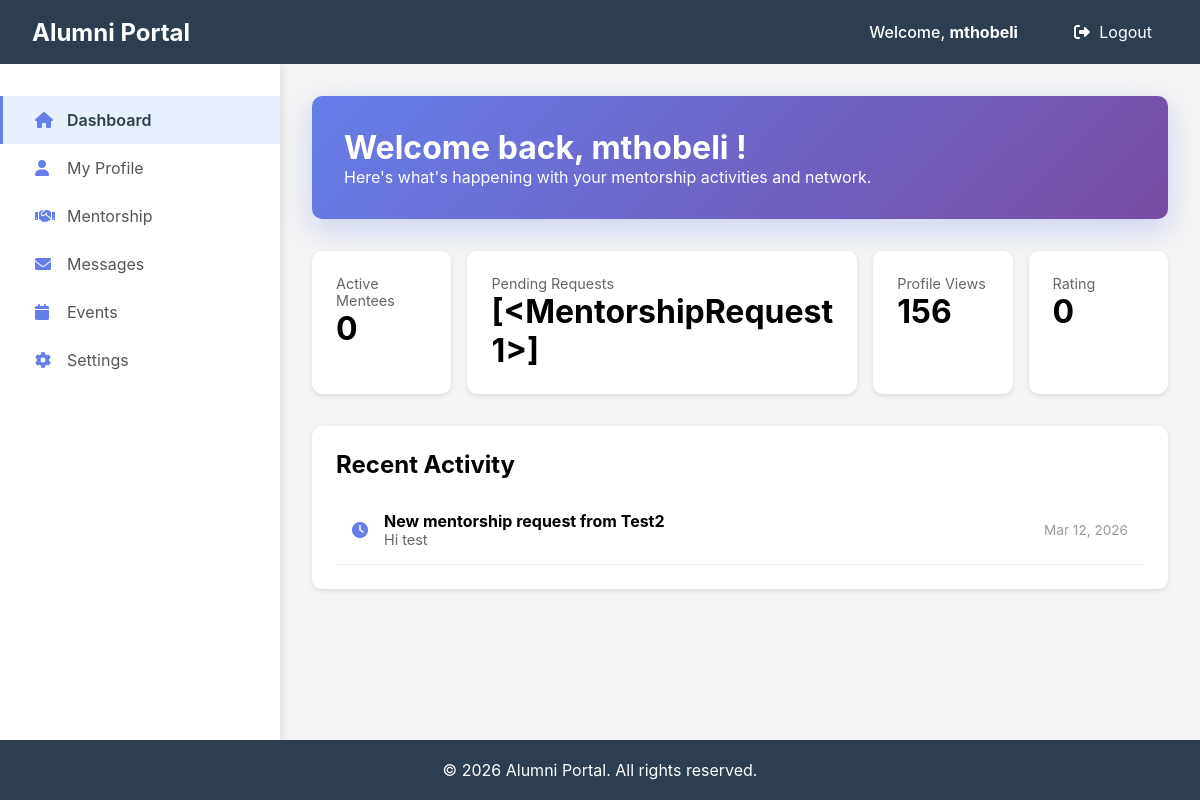
/alumni/dashboard (signed in), run on the app's committed database.
### app/models/user.py (models this page shows)
class User(db.Model):
    __tablename__ = 'users'
    id = db.Column(db.Integer, primary_key=True)
    full_name = db.Column(db.String(100))
    email = db.Column(db.String(120), unique=True, nullable=False)
    password_hash = db.Column(db.Text, nullable=False)
    role = db.Column(db.String(20), nullable=False)
    profile_picture = db.Column(db.Text, default='default_avatar.png')
    created_at = db.Column(db.DateTime, default=datetime.utcnow)

class MentorshipRequest(db.Model):
    __tablename__ = 'mentorship_requests'
    id = db.Column(db.Integer, primary_key=True)
    student_id = db.Column(db.Integer, db.ForeignKey('users.id', ondelete='CASCADE'))
    alumni_id = db.Column(db.Integer, db.ForeignKey('users.id', ondelete='CASCADE'))
    status = db.Column(db.String(20), default='Pending')
    message = db.Column(db.Text)
    request_date = db.Column(db.DateTime, default=datetime.utcnow)

### app/routes/views_routes.py (the view, shortened to what this page needs)
@views.route("/alumni/dashboard")
@views.route("/alumni/dashboard")
def alumni_dashboard():
    try:
        user = get_current_user()
        if not user or user.role != 'alumni':
            return redirect(url_for('views.login_page'))
        print(f"Loading dashboard for user: {user.full_name}")
        from ..models.user import Conversation, Message, MentorshipRequest, AlumniProfile, StudentProfile, User
        unread_count = Message.query.join(Conversation).filter(
            Conversation.alumni_id == user.id,
            Message.is_read == False,
            Message.sender_id != user.id
        ).count()
        pending_requests = MentorshipRequest.query.filter_by(
            alumni_id=user.id,
            status='pending'
        ).order_by(MentorshipRequest.request_date.desc()).all()
        active_mentees_count = MentorshipRequest.query.filter_by(
            alumni_id=user.id,
            status='accepted'
        ).count()
        for request in pending_requests:
            student = User.query.get(request.student_id)
            if student:
                request.student_name = student.full_name
                student_profile = StudentProfile.query.filter_by(user_id=student.id).first()
                request.student_course = student_profile.course if student_profile else None
                request.student_id = student.id  # Make sure ID is available
        print(f"Unread count: {unread_count}")
        print(f"Pending requests: {len(pending_requests)}")
        alumni_profile = AlumniProfile.query.filter_by(user_id=user.id).first()
        print(f"Alumni profile found: {alumni_profile is not None}")
        if alumni_profile and alumni_profile.rating_count and alumni_profile.rating_count > 0:
            from ..models.user import Rating
            ratings = Rating.query.filter_by(alumni_id=user.id).all()
            avg_rating = sum(r.score for r in ratings) / len(ratings) if ratings else 0
            alumni_profile.rating_avg = avg_rating
        recent_activities = []
        for req in pending_requests[:3]:  # Show only 3 most recent
            recent_activities.append({
                'icon': 'fa-clock',
                'title': f'New mentorship request from {req.student_name if hasattr(req, "student_name") else "a student"}',
                'description': req.message[:50] + '...' if req.message and len(req.message) > 50 else (req.message or 'No message provided'),
                'time': req.request_date.strftime('%b %d, %Y') if req.request_date else 'Recently',
                'type': 'request'
            })
        profile_views = 156  # Placeholder - implement actual view tracking
        weekly_views = 23    # Placeholder - implement actual weekly tracking
        new_mentees = 2      # Placeholder - calculate new mentees this month
        return render_template("alumni/dashboard.html",
                             user=user,
                             profile=alumni_profile,
                             unread_count=unread_count,
                             active_mentees_count=active_mentees_count,
                             new_mentees=new_mentees,
                             pending_requests=pending_requests,
                             pending_requests_count=len(pending_requests),
                             profile_views=profile_views,
                             weekly_views=weekly_views,
                             recent_activities=recent_activities)
    except Exception as e:
        print(f"ERROR in alumni_dashboard: {str(e)}")
        import traceback
        traceback.print_exc()
        return f"Error: {str(e)}", 500

### app/routes/views_routes.py (called while the page is built)
def get_current_user():
    if 'user_id' in session:
        return User.query.get(session['user_id'])
    return None

### app/templates/alumni/dashboard.html
{% extends "alumni/base_alumni.html" %}
{% block alumni_content %}
<div class="welcome-card">
    <h1>Welcome back, {{ user.full_name }}!</h1>
    <p>Here's what's happening with your mentorship activities and network.</p>
</div>
<div style="display: grid; grid-template-columns: repeat(4, 1fr); gap: 1rem; margin-bottom: 2rem;">
    <div style="background: white; padding: 1.5rem; border-radius: 10px; box-shadow: 0 2px 5px rgba(0,0,0,0.1);">
        <div style="color: #666; font-size: 0.9rem;">Active Mentees</div>
        <div style="font-size: 2rem; font-weight: bold;">{{ active_mentees_count|default(0) }}</div>
    </div>
    <div style="background: white; padding: 1.5rem; border-radius: 10px; box-shadow: 0 2px 5px rgba(0,0,0,0.1);">
        <div style="color: #666; font-size: 0.9rem;">Pending Requests</div>
        <div style="font-size: 2rem; font-weight: bold;">{{ pending_requests|default(0) }}</div>
    </div>
    <div style="background: white; padding: 1.5rem; border-radius: 10px; box-shadow: 0 2px 5px rgba(0,0,0,0.1);">
        <div style="color: #666; font-size: 0.9rem;">Profile Views</div>
        <div style="font-size: 2rem; font-weight: bold;">{{ profile_views|default(0) }}</div>
    </div>
    <div style="background: white; padding: 1.5rem; border-radius: 10px; box-shadow: 0 2px 5px rgba(0,0,0,0.1);">
        <div style="color: #666; font-size: 0.9rem;">Rating</div>
        <div style="font-size: 2rem; font-weight: bold;">{{ profile.rating_avg|default(0) }} </div>
    </div>
</div>
<div style="background: white; border-radius: 10px; padding: 1.5rem; box-shadow: 0 2px 5px rgba(0,0,0,0.1);">
    <h2 style="margin-bottom: 1rem;">Recent Activity</h2>
    {% for activity in recent_activities %}
    <div style="padding: 1rem; border-bottom: 1px solid #eee; display: flex; align-items: center; gap: 1rem;">
        <i class="fas {{ activity.icon }}" style="color: #667eea;"></i>
        <div style="flex: 1;">
            <div style="font-weight: bold;">{{ activity.title }}</div>
            <div style="color: #666; font-size: 0.9rem;">{{ activity.description }}</div>
        </div>
        <div style="color: #999; font-size: 0.85rem;">{{ activity.time }}</div>
    </div>
    {% endfor %}
</div>
{% endblock %}

### app/templates/base.html (shortened to what this page needs)
<!DOCTYPE html>
<html lang="en">
<head>
    <link rel="stylesheet" href="https://cdnjs.cloudflare.com/ajax/libs/font-awesome/6.0.0/css/all.min.css">
</head>
<body>
    <nav class="navbar">
        <div class="logo">
            <a href="/" style="color: white; text-decoration: none; font-size: 1.5rem; font-weight: bold;">
                Alumni Portal
            </a>
        </div>
        <div class="user-menu" >
            {% if session.user_id %}
                <span>Welcome, <strong>{{ session.user_name }}</strong></span>
                <a href="/auth/logout" style="color: white; text-decoration: none; margin-left: 1rem;">
                    <i class="fas fa-sign-out-alt"></i> Logout
                </a>
            {% endif %}
        </div>
    </nav>
    {% block content %}{% endblock %}
    <footer class="footer">
        <p>&copy; 2026 Alumni Portal. All rights reserved.</p>
    </footer>
</body>
</html>

### app/templates/base.html (style rules this page uses)
* { margin: 0; padding: 0; box-sizing: border-box; }
body { font-family: -apple-system, BlinkMacSystemFont, 'Segoe UI', Roboto, Oxygen, Ubuntu, sans-serif; background: #f5f5f5; min-height: 100vh; display: flex; flex-direction: column; }
.navbar { background: #2c3e50; color: white; padding: 1rem 2rem; display: flex; justify-content: space-between; align-items: center; position: sticky; top: 0; z-index: 1000; height: 64px; width: 100%; }
.logo { display: flex; align-items: center; }
.logo a { color: white; text-decoration: none; font-size: 1.5rem; font-weight: bold; white-space: nowrap; }
.user-menu { display: flex; align-items: center; gap: 1.5rem; margin-left: auto; }
.user-menu span { font-weight: 500; white-space: nowrap; }
.user-menu a { color: white; text-decoration: none; padding: 0.5rem 1rem; border-radius: 5px; transition: background 0.3s; white-space: nowrap; }
.user-menu i { margin-right: 0.3rem; }
.footer { background: #2c3e50; color: white; text-align: center; padding: 1rem; margin-top: auto; height: 60px; display: flex; align-items: center; justify-content: center; }

### app/templates/alumni/base_alumni.html (style rules this page uses)
.welcome-card { background: linear-gradient(135deg, #667eea 0%, #764ba2 100%); color: white; padding: 2rem; border-radius: 10px; margin-bottom: 2rem; box-shadow: 0 10px 30px rgba(102, 126, 234, 0.3); }

### data on the page
User: user_name "mthobeli", full_name "mthobeli"
MentorshipRequest: title "New mentorship request from Test2", description "Hi test", time "Mar 12, 2026"

### other printed values
{{ active_mentees_count|default(0) }} "0"
{{ pending_requests|default(0) }} "[<MentorshipRequest 1>]"
{{ profile_views|default(0) }} "156"
{{ profile.rating_avg|default(0) }} "0"
